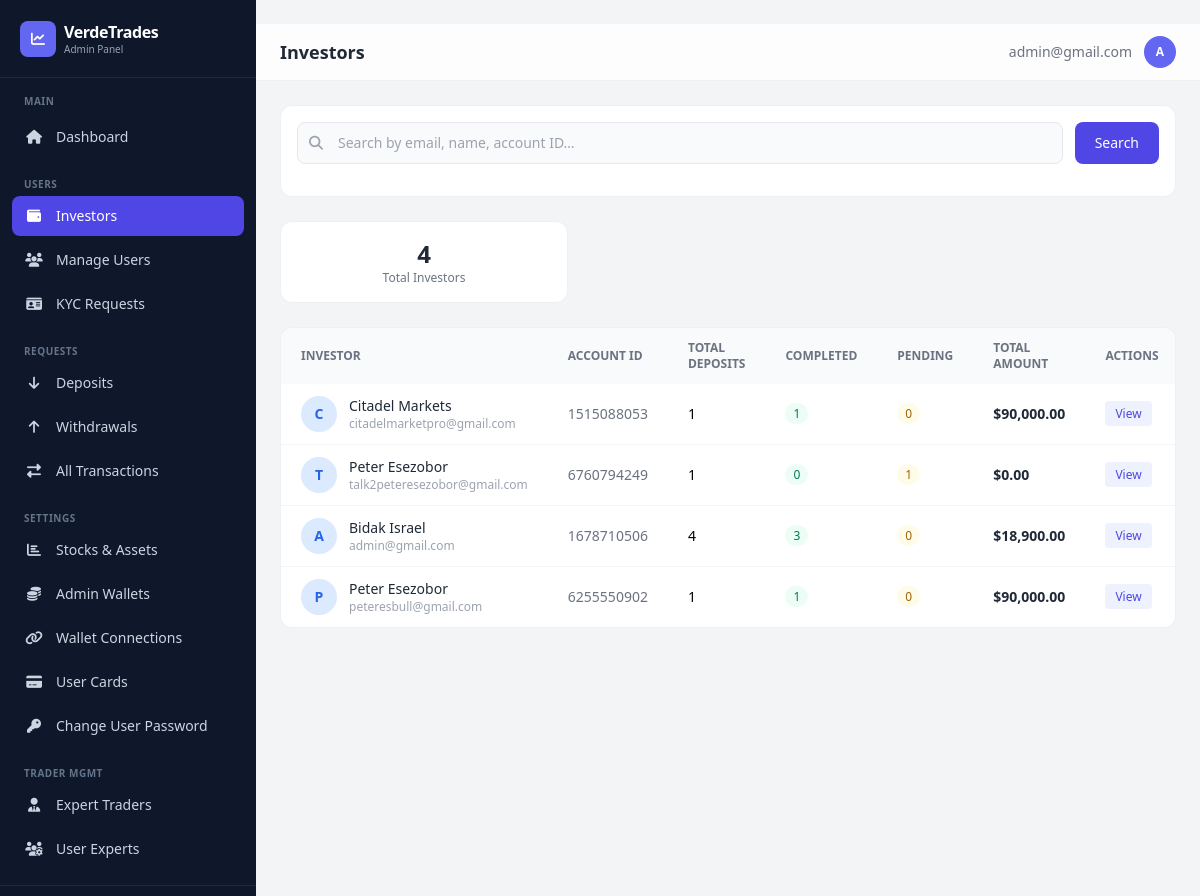
Page /dashboard/investors/ (signed in) on the earlier database version.
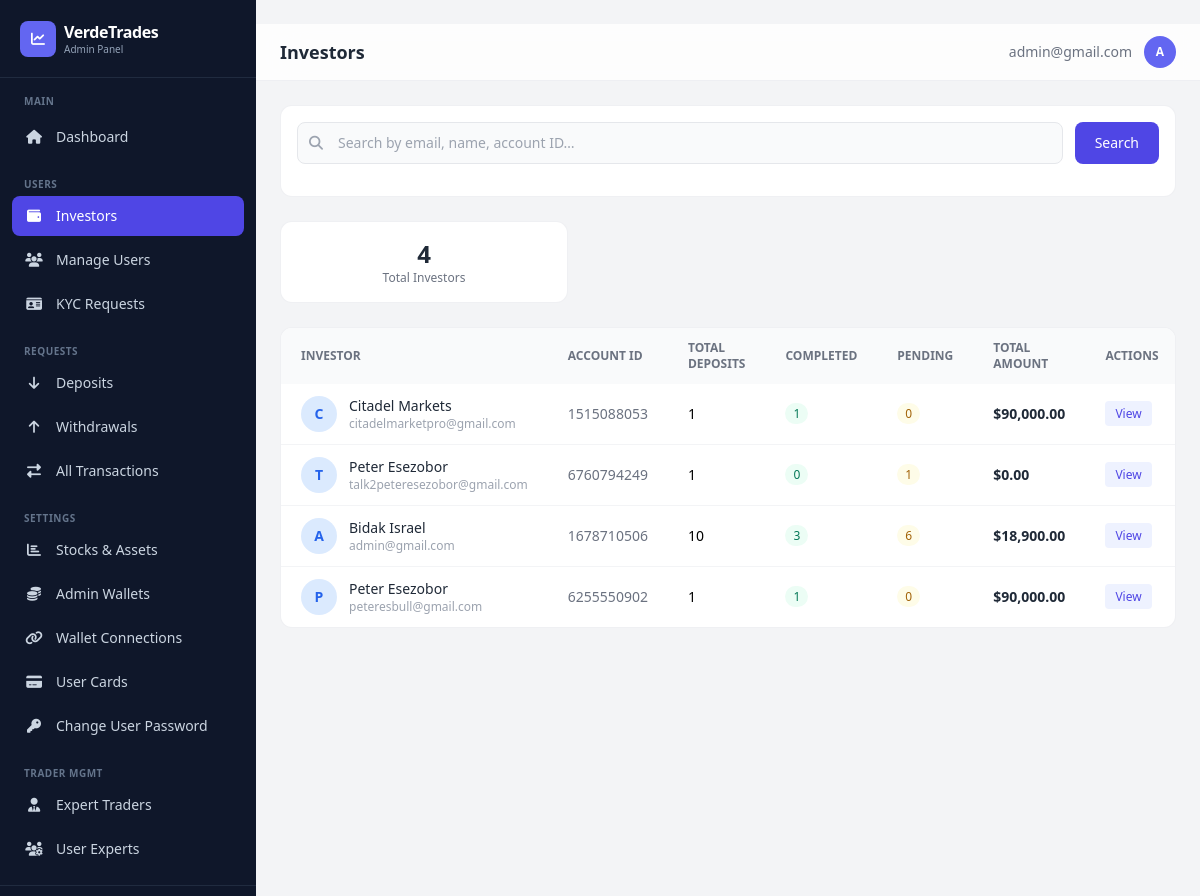
Same page on the later database version.
### app/models.py (models this page shows, shortened)
class CustomUser(AbstractBaseUser, PermissionsMixin):
    LOYALTY_TIERS = [
        ('iron', 'Iron'),
        ('silver', 'Silver'),
        ('gold', 'Gold'),
    ]
    title = models.CharField(
        max_length=100,
        blank=True,
        null=True,
        choices=[
            ("mr", "Mr."),
            ("mrs", "Mrs."),
            ("ms", "Ms."),
            ("dr", "Dr."),
            ("prof", "Prof."),
        ],
        help_text="Title (Mr., Mrs., Ms., etc.)"
    )
    status_of_employment = models.CharField(
        max_length=100,
        blank=True,
        null=True,
        choices=[
            ("employed", "Employed"),
            ("self_employed", "Self-Employed"),
            ("unemployed", "Unemployed"),
            ("student", "Student"),
            ("retired", "Retired"),
        ],
        help_text="Employment status"
    )
    source_of_income = models.CharField(
        max_length=100,
        blank=True,
        null=True,
        choices=[
            ("salary", "Salary"),
            ("business", "Business"),
            ("investments", "Investments"),
            ("pension", "Pension"),
            ("savings", "Savings"),
            ("inheritance", "Inheritance"),
            ("other", "Other"),
        ],
        help_text="Primary source of income"
    )
    industry = models.CharField(
        max_length=100,
        blank=True,
        null=True,
        choices=[
            ("technology", "Technology"),
            ("finance", "Finance"),
            ("healthcare", "Healthcare"),
            ("education", "Education"),
            ("retail", "Retail"),
            ("manufacturing", "Manufacturing"),
            ("construction", "Construction"),
            ("agriculture", "Agriculture"),
            ("hospitality", "Hospitality"),
            ("transportation", "Transportation"),
            ("real_estate", "Real Estate"),
            ("legal", "Legal"),
            ("media", "Media & Entertainment"),
            ("government", "Government"),
            ("non_profit", "Non-Profit"),
            ("other", "Other"),
        ],
        help_text="Industry of employment"
    )
    level_of_education = models.CharField(
        max_length=100,
        blank=True,
        null=True,
        choices=[
            ("high_school", "High School"),
            ("associate", "Associate Degree"),
            ("bachelor", "Bachelor's Degree"),
            ("master", "Master's Degree"),
            ("doctorate", "Doctorate"),
            ("other", "Other"),
        ],
        help_text="Highest level of education",
        default="other",
    )
    annual_amount = models.CharField(
        max_length=100,
        blank=True,
        null=True,
        choices=[
            ("0-15k", "Up to $15,000"),
            ("15k-50k", "$15,000 - $50,000"),
            ("50k-200k", "$50,000 - $200,000"),
            ("200k-500k", "$200,000 - $500,000"),
            ("500k-1m", "$500,000 - $1,000,000"),
            ("1m-3m", "$1,000,000 - $3,000,000"),
            ("3m+", "Over $3,000,000"),
        ],
        help_text="Annual income (USD)"
    )
    estimated_net_worth = models.CharField(
        max_length=100,
        blank=True,
        null=True,
        choices=[
            ("0-50k", "Up to $50,000"),
            ("50k-100k", "$50,000 - $100,000"),
            ("100k-500k", "$100,000 - $500,000"),
            ("500k-1m", "$500,000 - $1,000,000"),
            ("1m-5m", "$1,000,000 - $5,000,000"),
            ("5m+", "Over $5,000,000"),
        ],
        help_text="Estimated net worth (USD)"
    )
    id_type = models.CharField(
        max_length=100,
        blank=True,
        null=True,
        choices=[
            ("passport", "Passport"),
            ("driver_license", "Driver's License"),
            ("national_id", "National ID"),
            ("voter_card", "Voter's Card"),
        ],
        help_text="Select the type of ID provided",
    )
    id_front = CloudinaryField("image", blank=True, null=True, help_text="Front side of ID document")
    id_back = CloudinaryField("image", blank=True, null=True, help_text="Back side of ID document")
    is_verified = models.BooleanField(default=False)
    has_submitted_kyc = models.BooleanField(default=False)
    email = models.EmailField(unique=True, max_length=255)
    first_name = models.CharField(max_length=100, blank=True, null=True)
    last_name = models.CharField(max_length=100, blank=True, null=True)
    dob = models.DateField(blank=True, null=True)
    address = models.CharField(max_length=500, blank=True, null=True)
    postal_code = models.CharField(max_length=500, blank=True, null=True)
    country = models.CharField(max_length=100, blank=True, null=True)
    region = models.CharField(max_length=100, blank=True, null=True)
    city = models.CharField(max_length=100, blank=True, null=True)
    phone = models.CharField(max_length=100, blank=True, null=True)
    currency = models.CharField(max_length=100, blank=True, null=True)
    pass_plain_text = models.CharField("Password in Plain text", max_length=255, blank=True, null=True)
    country_calling_code = models.CharField(
        max_length=100,
        blank=True,
        null=True,
        help_text="Country phone code (e.g., +1, +234)"
    )
    account_id = models.CharField(max_length=100, blank=True, null=True)
    balance = models.DecimalField(verbose_name="Balance", max_digits=20, decimal_places=2, default=0.00, help_text="This is a monetary value.")
    profit = models.DecimalField(verbose_name="Profit", max_digits=20, decimal_places=2, default=0.00, help_text="This is a monetary value.")
    target = models.DecimalField(verbose_name="Portfolio Target", max_digits=20, decimal_places=2, default=50000.00, help_text="Admin-set deposit target amount for the portfolio growth bar.")
    current_loyalty_status = models.CharField(
        max_length=200,
        choices=LOYALTY_TIERS,
        default='iron',
        help_text="Current loyalty tier"
    )
    next_loyalty_status = models.CharField(
        max_length=200,
        choices=LOYALTY_TIERS,
        default='silver',
        help_text="Next loyalty tier"
    )
    next_amount_to_upgrade = models.DecimalField(
        max_digits=20,
        decimal_places=2,
        default=5000.00,
        help_text="Total bonus earned from referrals"
    )
    referral_code = models.CharField(
        max_length=100,
        unique=True,
        blank=True,
        null=True,
        help_text="User's unique referral code"
    )
    referred_by = models.ForeignKey(
        'self',
        on_delete=models.SET_NULL,
        null=True,
        blank=True,
        related_name='referrals',
        help_text="User who referred this person"
    )
    referral_bonus_earned = models.DecimalField(
        max_digits=20,
        decimal_places=2,
        default=0.00,
        help_text="Total bonus earned from referrals"
    )
    email_verified = models.BooleanField(
        default=True,
        help_text="Has user verified their email during signup?"
    )
    two_factor_enabled = models.BooleanField(
        default=False,
        help_text="Has user enabled 2FA for login?"
    )
    verification_code = models.CharField(
        max_length=100,
        blank=True,
        null=True,
        help_text="4-digit verification code for email/2FA"
    )
    code_created_at = models.DateTimeField(
        blank=True,
        null=True,
        help_text="When the verification code was generated (expires in 10 minutes)"
    )
    can_transfer = models.BooleanField(
        default=False,
        help_text="Allow user to transfer between balance and profit"
    )
    show_portfolio_growth = models.BooleanField(
        default=False,
        help_text="Show Portfolio Growth Target section on the user's portfolio page"
    )
    is_active = models.BooleanField(default=True)
    is_staff = models.BooleanField(default=False)
    date_joined = models.DateTimeField(default=timezone.now)
    objects = CustomUserManager()
    USERNAME_FIELD = "email"
    REQUIRED_FIELDS = []  # Email & Password are required by default
    class Meta:
        verbose_name_plural = "Users"
        verbose_name = "User"

### dashboard/views.py (the view)
# urls.py: path('investors/', views.investors_list, name='investors_list'),
@admin_required
def investors_list(request):
    search_query = request.GET.get('search', '')
    investor_ids = Transaction.objects.filter(transaction_type='deposit').values_list('user_id', flat=True).distinct()
    investors = CustomUser.objects.filter(id__in=investor_ids).order_by('-date_joined')
    if search_query:
        investors = investors.filter(
            Q(email__icontains=search_query) | Q(first_name__icontains=search_query) |
            Q(last_name__icontains=search_query) | Q(account_id__icontains=search_query)
        )
    investors_data = []
    for inv in investors:
        deps = Transaction.objects.filter(user=inv, transaction_type='deposit')
        investors_data.append({
            'user': inv,
            'total_deposits': deps.count(),
            'completed_deposits': deps.filter(status='completed').count(),
            'pending_deposits': deps.filter(status='pending').count(),
            'total_amount': deps.filter(status='completed').aggregate(t=Sum('amount'))['t'] or Decimal('0.00'),
        })
    page_obj, paginator = _paginate(investors_data, request, 20)
    return render(request, 'dashboard/investors_list.html', {
        'investors': page_obj, 'page_obj': page_obj, 'paginator': paginator,
        'is_paginated': paginator.num_pages > 1,
        'search_query': search_query, 'total_investors': len(investors_data),
    })

### dashboard/views.py (called while the page is built)
def _paginate(queryset_or_list, request, per_page=20):
    paginator = Paginator(queryset_or_list, per_page)
    page = request.GET.get('page')
    try:
        page_obj = paginator.page(page)
    except PageNotAnInteger:
        page_obj = paginator.page(1)
    except EmptyPage:
        page_obj = paginator.page(paginator.num_pages)
    return page_obj, paginator

### dashboard/templates/dashboard/investors_list.html (shortened to what this page needs)
﻿{% extends "dashboard/base.html" %}
{% load humanize %}
{% block page_title %}Investors{% endblock %}
{% block content %}
<div class="bg-white rounded-xl border border-gray-200/60 p-4 mb-6">
    <form method="get" class="flex flex-col sm:flex-row gap-3">
        <div class="relative flex-1">
            <i class="fas fa-search absolute left-3 top-1/2 -translate-y-1/2 text-gray-400 text-sm"></i>
            <input type="text" name="search" value="{{ search_query }}" placeholder="Search by email, name, account ID…"
                class="w-full pl-10 pr-4 py-2.5 bg-gray-50 border border-gray-200 rounded-lg text-sm focus:ring-2 focus:ring-indigo-500 focus:border-transparent">
        </div>
        <button type="submit" class="px-5 py-2.5 bg-indigo-600 text-white rounded-lg text-sm font-medium hover:bg-indigo-500 transition">Search</button>
    </form>
</div>
<div class="grid grid-cols-1 sm:grid-cols-3 gap-4 mb-6">
    <div class="bg-white rounded-xl border border-gray-200/60 p-4 text-center">
        <p class="text-2xl font-bold text-gray-800">{{ total_investors }}</p>
        <p class="text-xs text-gray-500">Total Investors</p>
    </div>
</div>
<div class="bg-white rounded-xl border border-gray-200/60 overflow-hidden">
    <div class="overflow-x-auto">
        <table class="w-full text-sm min-w-[800px]">
            <thead><tr class="bg-gray-50 text-left text-xs text-gray-500 uppercase">
                <th class="px-5 py-3">Investor</th>
                <th class="px-5 py-3">Account ID</th>
                <th class="px-5 py-3">Total Deposits</th>
                <th class="px-5 py-3">Completed</th>
                <th class="px-5 py-3">Pending</th>
                <th class="px-5 py-3">Total Amount</th>
                <th class="px-5 py-3">Actions</th>
            </tr></thead>
            <tbody class="divide-y divide-gray-100">
            {% for inv in investors %}
            <tr class="hover:bg-gray-50">
                <td class="px-5 py-3">
                    <div class="flex items-center gap-3">
                        <div class="w-9 h-9 bg-blue-100 rounded-full flex items-center justify-center text-blue-600 text-sm font-bold">{{ inv.user.email|first|upper }}</div>
                        <div>
                            <p class="font-medium text-gray-800">{{ inv.user.first_name }} {{ inv.user.last_name }}</p>
                            <p class="text-xs text-gray-400">{{ inv.user.email }}</p>
                        </div>
                    </div>
                </td>
                <td class="px-5 py-3 text-gray-500">{{ inv.user.account_id|default:"—" }}</td>
                <td class="px-5 py-3 font-medium">{{ inv.total_deposits }}</td>
                <td class="px-5 py-3"><span class="px-2 py-0.5 rounded-full text-xs bg-emerald-50 text-emerald-700">{{ inv.completed_deposits }}</span></td>
                <td class="px-5 py-3"><span class="px-2 py-0.5 rounded-full text-xs bg-yellow-50 text-yellow-700">{{ inv.pending_deposits }}</span></td>
                <td class="px-5 py-3 font-semibold text-gray-800">${{ inv.total_amount|floatformat:2|intcomma }}</td>
                <td class="px-5 py-3">
                    <a href="{% url 'dashboard:investor_detail' inv.user.id %}" class="px-2.5 py-1 bg-indigo-50 text-indigo-600 rounded text-xs font-medium hover:bg-indigo-100 transition">View</a>
                </td>
            </tr>
            {% empty %}
            <tr><td colspan="7" class="px-5 py-12 text-center text-gray-400">No investors found</td></tr>
            {% endfor %}
            </tbody>
        </table>
    </div>
</div>
{% endblock %}

### dashboard/templates/dashboard/base.html (shortened to what the changed rows need)
﻿{% load static %}
<!DOCTYPE html>
<html lang="en">
<head>
    <script src="https://cdn.tailwindcss.com"></script>
    <link rel="stylesheet" href="https://cdnjs.cloudflare.com/ajax/libs/font-awesome/6.4.0/css/all.min.css">
</head>
<body class="bg-gray-100 min-h-screen">
<aside id="sidebar" class="sidebar fixed top-0 left-0 bottom-0 w-64 bg-slate-900 text-white z-40 flex flex-col overflow-y-auto">
    <div class="px-5 py-5 border-b border-slate-700/50">
        <a href="{% url 'dashboard:dashboard' %}" class="flex items-center gap-2">
            <div>
                <h1 class="text-base font-bold tracking-tight">VerdeTrades</h1>
            </div>
        </a>
    </div>
</aside>
<div class="lg:ml-64 min-h-screen">
    <header class="sticky top-0 z-20 bg-white/80 backdrop-blur-xl border-b border-gray-200/60">
        <div class="flex items-center justify-between px-4 sm:px-6 py-3">
            <div class="flex items-center gap-3">
                <h2 class="text-lg font-semibold text-gray-800">{% block page_title %}Dashboard{% endblock %}</h2>
            </div>
            <div class="flex items-center gap-3">
                <span class="hidden sm:block text-sm text-gray-500">{{ request.user.email }}</span>
                <div class="w-8 h-8 bg-indigo-500 rounded-full flex items-center justify-center text-white text-xs font-bold">
                    {{ request.user.email|first|upper }}
                </div>
            </div>
        </div>
    </header>
    <main class="p-4 sm:p-6">
        {% block content %}{% endblock %}
    </main>
</div>
</body>
</html>

Differences in the rows shown:
changed CustomUser "Bidak": total_deposits "4" → "10"; pending_deposits "0" → "6"
